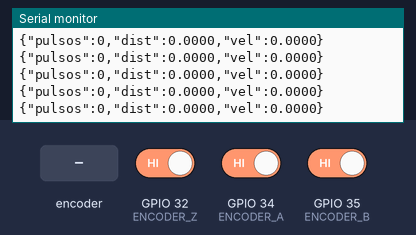
A sketch run on a simulated ESP32. Shown: the last lines printed to the serial monitor. The test bench sets the inputs (shaded band); at power-on: GPIO 32 (ENCODER_Z) HIGH, GPIO 34 (ENCODER_A) HIGH, GPIO 35 (ENCODER_B) HIGH.

Above: at 1.2 s.
1.3 s: rotary encoder on GPIO 34 (ENCODER_A) / GPIO 35 (ENCODER_B) turned 1 step (first pin leading)
At 1.37 s:
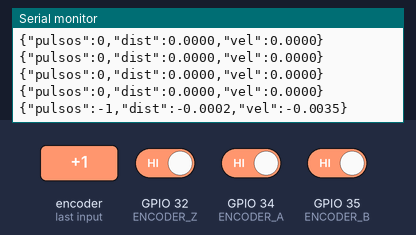
3.0 s: rotary encoder on GPIO 34 (ENCODER_A) / GPIO 35 (ENCODER_B) turned 1 step (first pin leading)
At 3.02 s:
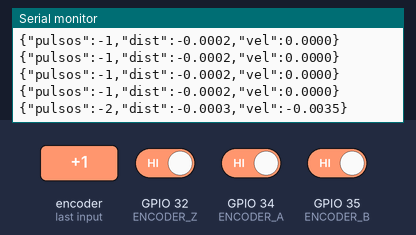
Timing chart, 0 to 6.0 s (numbered marks = the images above; inputs shaded):
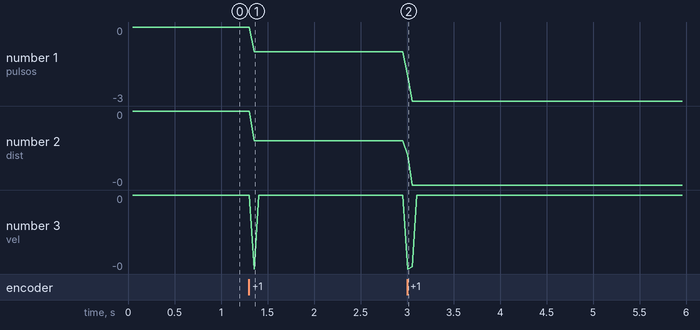

Measured:
- after the input at 1.3 s, the serial monitor: prints a new line after 0.06 s (image 1)
- after the input at 3.0 s, the serial monitor: prints a new line at once (image 2)
- plotted number 1: 0 → -1 after the input at 1.3 s, -1 → -3 after the input at 3.0 s
- plotted number 2: 0 → -0 after the input at 1.3 s, -0 → -0 after the input at 3.0 s

The sketch:

encoder_amr_amh19_pyserial.ino
```cpp
// ======================================================================
//  AMH19 - ESP32 Encoder to JSON Interface
// ----------------------------------------------------------------------
//  Author: Abraham Moro-Hernandez (AMH19)
//
//  Description:
//      Firmware to read the encoder using interrupts
//      on the ESP32 and stream measurements via JSON at 50 ms.
//      This script provides:
//
//          • Raw pulse count  (variable 'contador')
//          • Distance traveled (meters) using calibrated K_DIST
//          • Linear velocity  (m/s)
//
//  Notes:
//      - Calibration constant K_DIST corresponds to AMR1 wheel:
//            10200 pulses per wheel revolution (average obtained after tests)
//            K_DIST = meters_per_pulse
//
//      - JSON output format is compatible with ROS2 node:
//            {"pulsos":1234, "dist":0.5678, "vel":0.1234}
//
//      - Interrupt-driven quadrature ensures accurate readings,
//        even at high wheel speeds.
// ======================================================================


// ======================
//  PIN DEFINITIONS
// ======================
#define ENCODER_A 34    // Quadrature channel A
#define ENCODER_B 35    // Quadrature channel B
#define ENCODER_Z 32    // Index Z (not used here but initialized)


// ======================
//  GLOBAL VARIABLES
// ======================
volatile long contador = 0;   // Pulse accumulator
volatile int  lastA = 0;      // Stores last state of channel A

// Calibration constant (meters per pulse)
//  Based on experimentally measured 10200 pulses per wheel revolution.
float K_DIST = 0.000174;


// ==============================
//  ISR: Quadrature Decode (A)
// ==============================
//  Determines pulse direction based on A/B phase relation
void IRAM_ATTR encoderA_ISR() {
  int A = digitalRead(ENCODER_A);
  int B = digitalRead(ENCODER_B);

  if (A != lastA) {
    if (A == B) contador++;    // forward rotation
    else        contador--;    // reverse rotation
  }
  lastA = A;
}


// ==============================================
//  ISR: Index Z (currently unused but available)
// ==============================================
void IRAM_ATTR encoderZ_ISR() {}


// ========
//  SETUP
// ========
void setup() {
  Serial.begin(115200);

  pinMode(ENCODER_A, INPUT_PULLUP);
  pinMode(ENCODER_B, INPUT_PULLUP);
  pinMode(ENCODER_Z, INPUT_PULLUP);

  // Interrupts
  attachInterrupt(digitalPinToInterrupt(ENCODER_A), encoderA_ISR, CHANGE);
  attachInterrupt(digitalPinToInterrupt(ENCODER_Z), encoderZ_ISR, RISING);

  Serial.println("ESP32 Encoder Online");
}


// ===============================
//  MAIN LOOP (20 Hz JSON Output)
// ===============================
long lastCount = 0;
unsigned long lastTime = 0;

void loop() {
  unsigned long now = millis();

  // Publish data every 50 ms (20 Hz)
  if (now - lastTime >= 50) {

    long current = contador;
    long delta = current - lastCount;
    lastCount = current;

    float dt = (now - lastTime) / 1000.0;

    // -------------------------------
    //  Compute distance and velocity
    // -------------------------------
    float dist_m = current * K_DIST;            // cumulative distance
    float vel_mps = (delta * K_DIST) / dt;      // instantaneous velocity


    // ============================
    //  JSON OUTPUT FOR ROS2 NODE
    // ============================
    Serial.print("{\"pulsos\":");
    Serial.print(current);
    Serial.print(",\"dist\":");
    Serial.print(dist_m, 4);
    Serial.print(",\"vel\":");
    Serial.print(vel_mps, 4);
    Serial.println("}");

    lastTime = now;
  }
}
```
